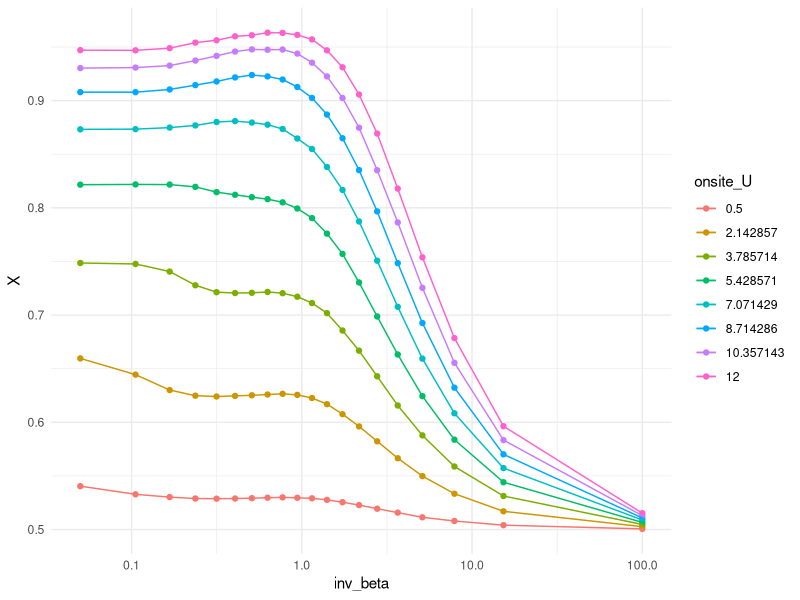

The R source for this figure:
library(ggplot2)

data <- read.table("data.csv", sep = ",", header=TRUE)

ggplot(data, aes(x = inv_beta, y = x, color = factor(onsite_U))) +
  geom_point() +
  geom_line() +
  geom_errorbar(aes(ymin = x - abs_err, ymax = x + abs_err), width = 0.01) +
  scale_x_log10() +
  labs(x = "inv_beta", y = "X", color = "onsite_U") +
  theme_minimal()
